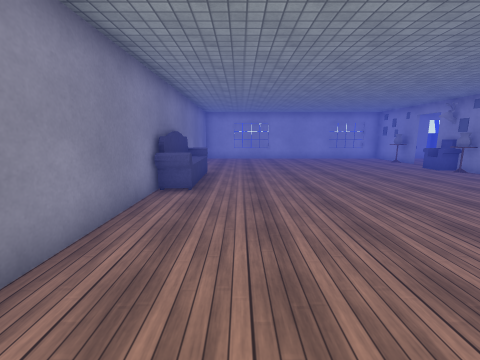
view 1 (above)

13 first-person views from a walk through a scene from a Unity 3-D project. The camera is 1.5 m above the floor, tilts 10° down and sees 90° across. The floor is counted in squares, 1 m on a side. Each view is taken from the middle of a square. On the plan, view 1 faces up. The plan holds only what a view shows up to about 13 squares ahead; the rest is blank. The place goes on beyond the plan. The player is left out. Some animated figures are left out. Surface patterns are stand-ins for the level's own textures.

view 2
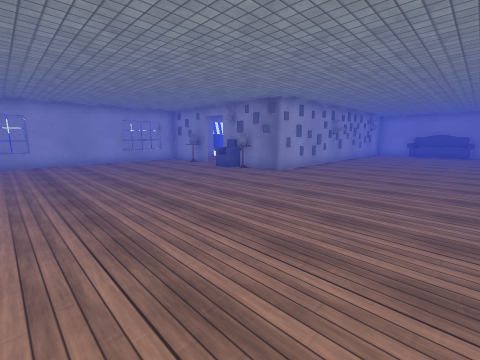

view 3
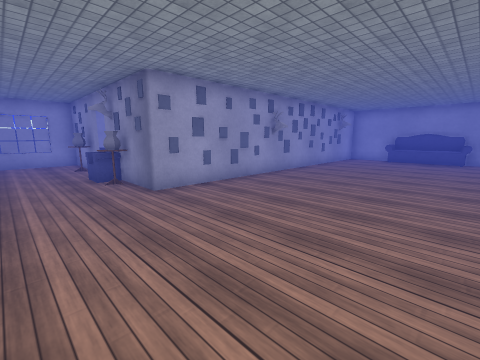

view 4
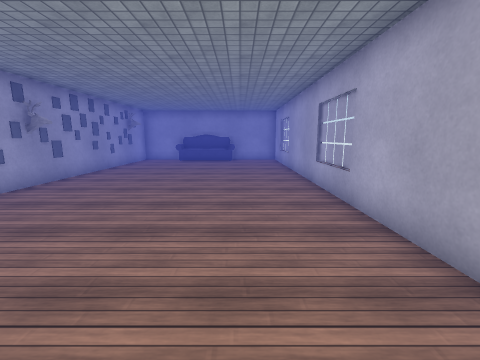

view 5
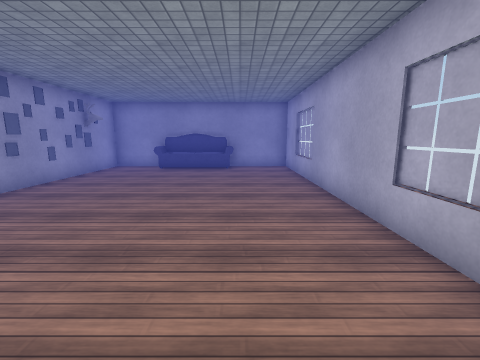

view 6
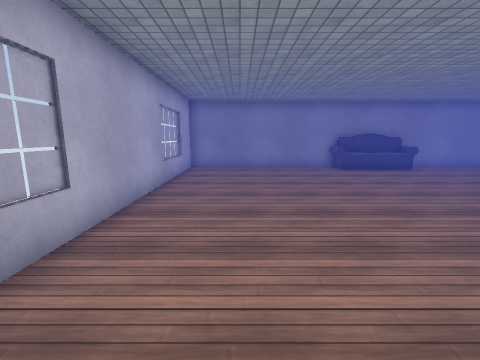

view 7
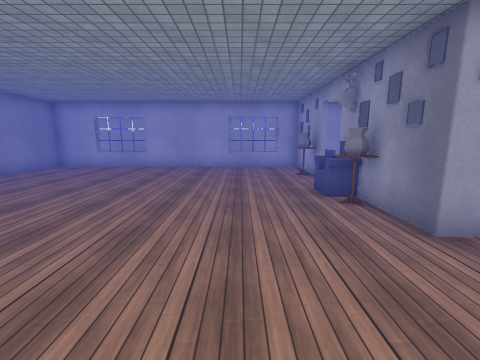

view 8
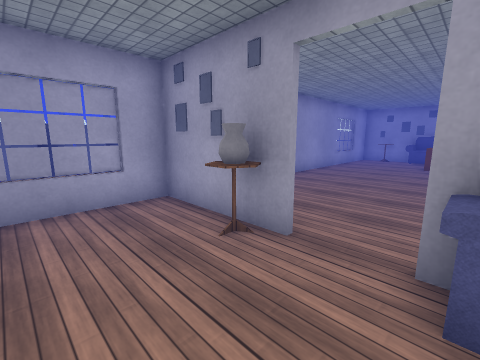

view 9
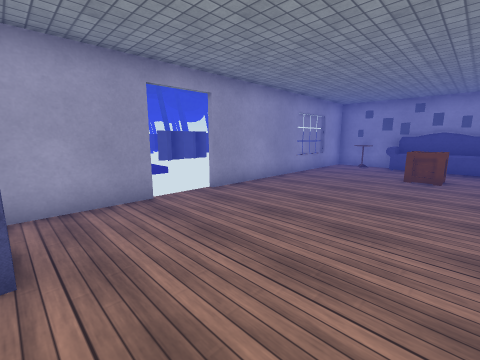

view 10
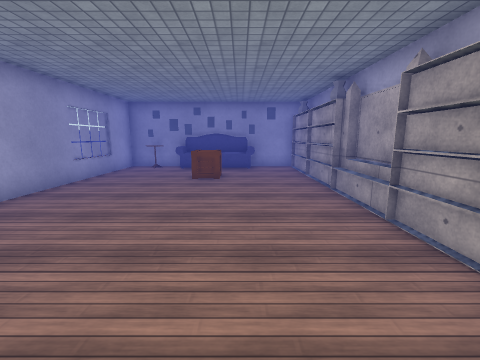

view 11
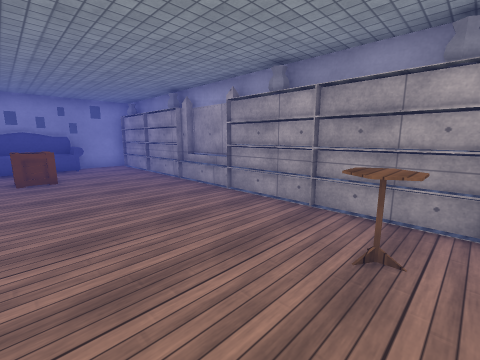

view 12
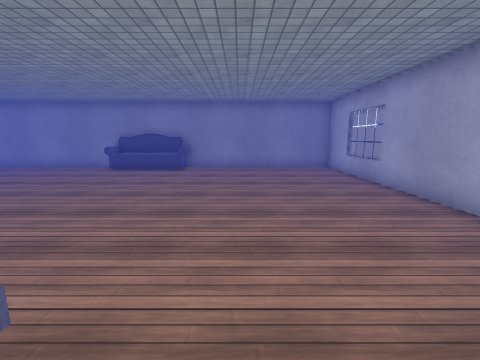

view 13
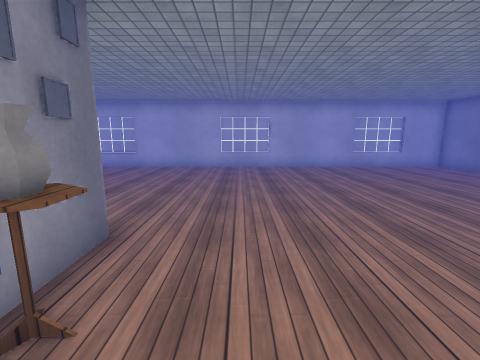

### Floor plan
Points are (right, up) in squares from view 1. A wall is a line through its corners. A room is listed if a view was taken in it or the views show most of it. See-through windows are left out.
Room 1 (views 1, 2, 3, 4, 5, 6, 7, 8, 9, 10, 11, 12, 13)
walls: (11, 8.8) (12.5, 8.8); (10.8, 9.2) (24.3, 9.2); (16.7, 8.8) (18.8, 8.8); (10, 13.9) (10, 17.7) (-2.5, 17.6) (-2.4, -0.6) (24.8, -0.4) (24.7, 8.5) (10, 8.5) (10, 11.4); (13.6, -0.7) (16.2, -0.6); (6.2, -0.7) (7.5, -0.7); (13.7, 17.7) (10.9, 17.7); (24.7, 9.1) (24.7, 17.7) (15.4, 17.7)
objects: other object (-2, 7) to (-2, 10); other object (9, 11); other object (9, 12) to (10, 12); other object (9, 15) to (10, 15); other object (11, 15) to (11, 16); other object (12, 11); other object (21, 13) to (21, 14); other object (24, 3) to (24, 6); other object (24, 12) to (24, 15); other object (24, 16)

Positions as (right, up) in squares from view 1, and headings:
1: (0, 0), facing up
2: (1, 2), facing up-right
3: (7, 2), facing up-right
4: (8, 2), facing right
5: (12, 2), facing right
6: (10, 2), facing left
7: (7, 5), facing up
8: (7, 12), facing up-right
9: (11, 12), facing up-right
10: (12, 12), facing right
11: (11, 14), facing down-right
12: (10, 13), facing left
13: (8, 12), facing down
